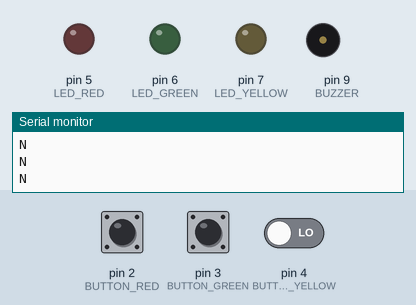
This sketch was run on a simulated Arduino Uno, built with avr-gcc and run on an emulated ATmega328P. Shown: output pins drawn as LEDs (lit = HIGH), buzzer (waves = sounding), the last lines printed to the serial monitor. The test bench sets the inputs (shaded band); at power-on: pin 2 (BUTTON_RED) LOW, pin 3 (BUTTON_GREEN) LOW, pin 4 (BUTTON_YELLOW) LOW. Random numbers use the default seed unless the sketch sets one.

Above: at 6.1 s.
6.2 s: pin 2 (BUTTON_RED) pulled HIGH for 0.3 s
At 8.1 s:
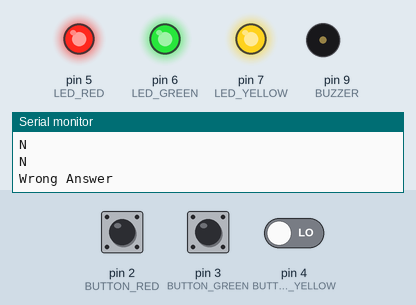
12.2 s: pin 3 (BUTTON_GREEN) pulled HIGH for 1 s
At 16.75 s:
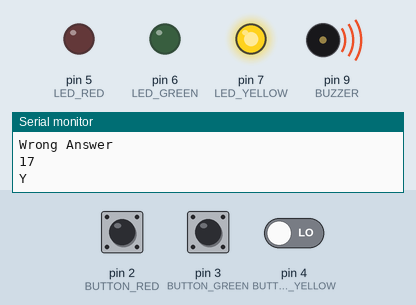
18.6 s: pin 4 (BUTTON_YELLOW) driven HIGH
At 20.3 s:
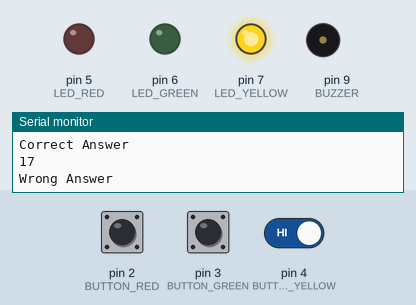
Timing chart, 0 to 22.6 s (numbered marks = the images above; inputs shaded):
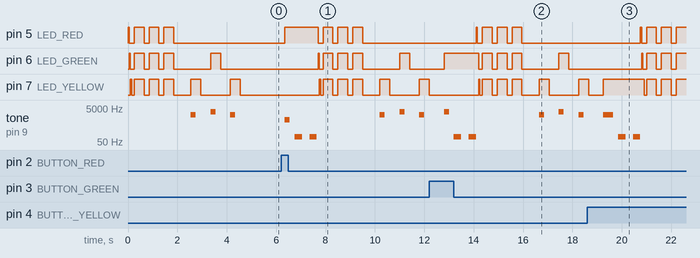

Measured:
- after the input at 6.2 s, pin 5 (LED_RED): LOW → HIGH after 0.15 s, then repeats every 0.60 s: LOW 0.20 s, HIGH 0.40 s, until it stays LOW from 9.5 s; tone on pin 9 (BUZZER): plays 1000 Hz for 0.20 s, 100 Hz for 0.30 s, 100 Hz for 0.30 s, 2000 Hz for 0.20 s, 3000 Hz for 0.20 s, 2000 Hz for 0.20 s, starting after 0.15 s
- after the input at 12.2 s, pin 5 (LED_RED): LOW → HIGH after 1.9 s, then repeats every 0.60 s: LOW 0.20 s, HIGH 0.40 s, until it stays LOW from 16.0 s; pin 6 (LED_GREEN): LOW → HIGH after 0.60 s, → LOW 1.4 s later, → HIGH 0.15 s later, → LOW 0.40 s later, … (10 changes in this stretch)
- after the input at 18.6 s, pin 5 (LED_RED): LOW → HIGH after 2.2 s, then repeats every 0.60 s: LOW 0.20 s, HIGH 0.40 s; pin 6 (LED_GREEN): goes HIGH 0.05 s, LOW 0.15 s, HIGH 0.40 s, LOW 0.20 s, HIGH 0.40 s, LOW 0.20 s, then HIGH, starting after 2.2 s
- by itself, pin 5 (LED_RED): repeats every 0.60 s: LOW 0.20 s, HIGH 0.40 s, until it stays LOW from 1.9 s
- by itself, tone on pin 9 (BUZZER): plays 2000 Hz for 0.20 s, 3000 Hz for 0.20 s, 2000 Hz for 0.20 s

The sketch:

MindGame.ino
```cpp
#define BUTTON_RED 2
#define BUTTON_GREEN 3
#define BUTTON_YELLOW 4
#define LED_RED 5
#define LED_GREEN 6
#define LED_YELLOW 7
#define BUZZER 9

int buttonRedValue = 0;
int buttonGreenValue = 0;
int buttonYellowValue = 0;

char mission[] = "RRYNNNNNNNNNNNNN";
int answerStep = 0;
char currentAnswer = 'I';
int level = 1;

void setup() {
  // put your setup code here, to run once:
  Serial.begin(9600);
  randomSeed(analogRead(A0));
  pinMode(BUTTON_RED, INPUT);
  pinMode(BUTTON_GREEN, INPUT);
  pinMode(BUTTON_YELLOW, INPUT);
  pinMode(LED_RED, OUTPUT);
  pinMode(LED_GREEN, OUTPUT);
  pinMode(LED_YELLOW, OUTPUT);
  regenerateMission();
}

void buzz(int freq) {
  tone(BUZZER, freq, 200);
}

void regenerateMission() {
  for (int i = 0; i < sizeof(mission) - 1 && i < level + 2; i++) {
    int colorNum = random(1, 4);
    Serial.println(colorNum);
    if (colorNum == 1) {
      mission[i] = 'R';
    }
    if (colorNum == 2) {
      mission[i] = 'G';
    }
    if (colorNum == 3) {
      mission[i] = 'Y';
    }
  }
}

void runMission() {
  Serial.println(sizeof(mission));
  delay(500);

  for (int i = 0; i < sizeof(mission) - 1; i++) {
    Serial.println(mission[i]);
    char color = mission[i];
    switch (color) {
      case 'R':
        buzz(1000);
        digitalWrite(LED_RED, HIGH);
        delay(400);
        digitalWrite(LED_RED, LOW);
        delay(400);
        break;
      case 'Y':
        buzz(2000);
        digitalWrite(LED_YELLOW, HIGH);
        delay(400);
        digitalWrite(LED_YELLOW, LOW);
        delay(400);
        break;
      case 'G':
        buzz(3000);
        digitalWrite(LED_GREEN, HIGH);
        delay(400);
        digitalWrite(LED_GREEN, LOW);
        delay(400);
        break;
    }
  }
}

void welcomeLights() {
  digitalWrite(LED_RED, HIGH);
  delay(50);
  digitalWrite(LED_RED, LOW);
  digitalWrite(LED_GREEN, HIGH);
  delay(50);
  digitalWrite(LED_GREEN, LOW);
  digitalWrite(LED_YELLOW, HIGH);
  delay(50);
  digitalWrite(LED_YELLOW, LOW);
  delay(50);
  digitalWrite(LED_GREEN, HIGH);
  digitalWrite(LED_GREEN, LOW);
  delay(50);
  for (int i = 0; i < 3; i++) {
    digitalWrite(LED_RED, HIGH);
    digitalWrite(LED_GREEN, HIGH);
    digitalWrite(LED_YELLOW, HIGH);
    delay(400);
    digitalWrite(LED_RED, LOW);
    digitalWrite(LED_GREEN, LOW);
    digitalWrite(LED_YELLOW, LOW);
    delay(200);
  }
}

void resetTheGame() {
  welcomeLights();
  answerStep = 0;
  runMission();
}

void wrongBuzzer() {
  delay(400);
  tone(BUZZER, 100);
  delay(300);
  noTone(BUZZER);
  delay(300);
  tone(BUZZER, 100);
  delay(300);
  noTone(BUZZER);
}

void correctBuzzer() {
  delay(400);
  tone(BUZZER, 5000);
  delay(200);
  noTone(BUZZER);
  delay(100);
  tone(BUZZER, 7000);
  delay(200);
  noTone(BUZZER);
  delay(100);
  tone(BUZZER, 5000);
  delay(200);
  noTone(BUZZER);
}

void wrongAnswer() {
  wrongBuzzer();
  resetTheGame();
  mission[3] = 'N';
}

void correctAnswer() {
  correctBuzzer();
  regenerateMission();
  resetTheGame();
  level++;
}

void loop() {
  if (millis() < 200) {
    // program stated
    welcomeLights();
    runMission();
  }

  // turn off all lights
  digitalWrite(LED_RED, LOW);
  digitalWrite(LED_GREEN, LOW);
  digitalWrite(LED_YELLOW, LOW);


  // put your main code here, to run repeatedly:
  buttonRedValue = digitalRead(BUTTON_RED);
  buttonGreenValue = digitalRead(BUTTON_GREEN);
  buttonYellowValue = digitalRead(BUTTON_YELLOW);

  if (buttonRedValue == 1) {
    digitalWrite(LED_RED, HIGH);
    buzz(1000);
    currentAnswer = 'R';
  } else if (buttonGreenValue == 1) {
    digitalWrite(LED_GREEN, HIGH);
    buzz(3000);
    currentAnswer = 'G';
  } else if (buttonYellowValue == 1) {
    digitalWrite(LED_YELLOW, HIGH);
    buzz(2000);
    currentAnswer = 'Y';
  } else {
    currentAnswer = 'I';
  }

  if (currentAnswer == mission[answerStep]) {
    Serial.println("Correct Answer");
    Serial.println(sizeof(mission));
    if (sizeof(mission) == answerStep + 2 || mission[answerStep + 1] == 'N') {
      Serial.println("You have done it");
      correctAnswer();
    } else {
      answerStep++;
    }
  } else if (currentAnswer != 'I') {
    Serial.println("Wrong Answer");
    wrongAnswer();
  }


  delay(200);
}
```
